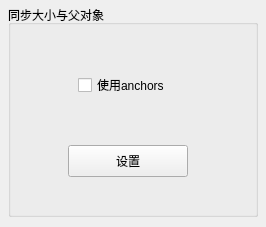
<?xml version="1.0" encoding="UTF-8"?>
<ui version="4.0">
 <class>HelperWidgetPlusForItem</class>
 <widget class="QWidget" name="HelperWidgetPlusForItem">
  <property name="geometry">
   <rect>
    <x>0</x>
    <y>0</y>
    <width>266</width>
    <height>227</height>
   </rect>
  </property>
  <property name="windowTitle">
   <string>Form</string>
  </property>
  <layout class="QGridLayout" name="gridLayout">
   <property name="leftMargin">
    <number>5</number>
   </property>
   <property name="topMargin">
    <number>5</number>
   </property>
   <property name="rightMargin">
    <number>5</number>
   </property>
   <property name="bottomMargin">
    <number>5</number>
   </property>
   <property name="horizontalSpacing">
    <number>5</number>
   </property>
   <property name="verticalSpacing">
    <number>2</number>
   </property>
   <item row="0" column="0">
    <spacer name="horizontalSpacer">
     <property name="orientation">
      <enum>Qt::Horizontal</enum>
     </property>
     <property name="sizeType">
      <enum>QSizePolicy::Fixed</enum>
     </property>
     <property name="sizeHint" stdset="0">
      <size>
       <width>3</width>
       <height>20</height>
      </size>
     </property>
    </spacer>
   </item>
   <item row="0" column="1">
    <widget class="QGroupBox" name="groupBox">
     <property name="minimumSize">
      <size>
       <width>240</width>
       <height>200</height>
      </size>
     </property>
     <property name="title">
      <string>同步大小与父对象</string>
     </property>
     <widget class="QCheckBox" name="checkBoxUseAnchors">
      <property name="geometry">
       <rect>
        <x>70</x>
        <y>70</y>
        <width>110</width>
        <height>20</height>
       </rect>
      </property>
      <property name="text">
       <string>使用anchors</string>
      </property>
     </widget>
     <widget class="QPushButton" name="pushButtonSyncSizeFromParent">
      <property name="geometry">
       <rect>
        <x>60</x>
        <y>140</y>
        <width>120</width>
        <height>32</height>
       </rect>
      </property>
      <property name="text">
       <string>设置</string>
      </property>
     </widget>
    </widget>
   </item>
   <item row="1" column="1">
    <spacer name="verticalSpacer">
     <property name="orientation">
      <enum>Qt::Vertical</enum>
     </property>
     <property name="sizeType">
      <enum>QSizePolicy::Fixed</enum>
     </property>
     <property name="sizeHint" stdset="0">
      <size>
       <width>20</width>
       <height>5</height>
      </size>
     </property>
    </spacer>
   </item>
   <item row="0" column="2">
    <spacer name="horizontalSpacer_2">
     <property name="orientation">
      <enum>Qt::Horizontal</enum>
     </property>
     <property name="sizeType">
      <enum>QSizePolicy::Fixed</enum>
     </property>
     <property name="sizeHint" stdset="0">
      <size>
       <width>3</width>
       <height>20</height>
      </size>
     </property>
    </spacer>
   </item>
  </layout>
 </widget>
 <resources/>
 <connections/>
</ui>
